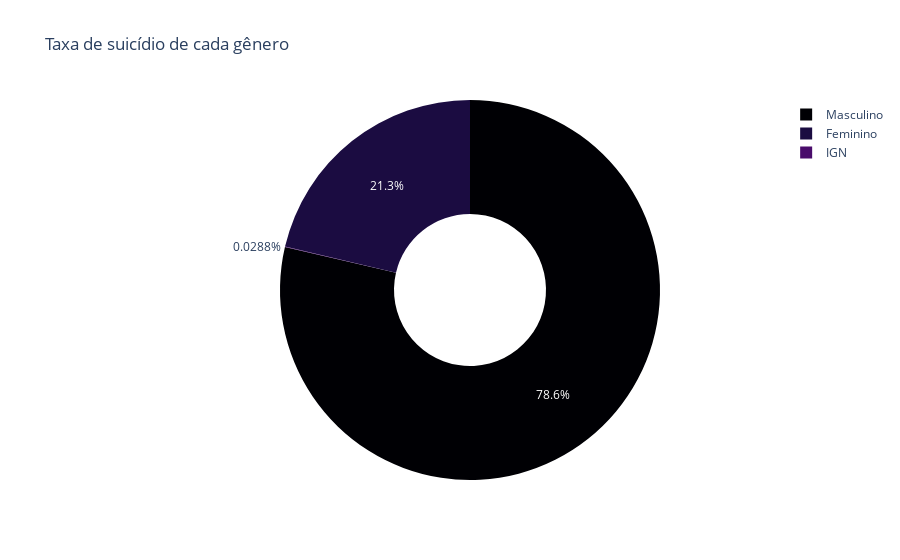

Here is the notebook cell this chart was saved with:
### Markdown cell above
Ideia (meio besta talvez?): Para evitar precisar ficar comentando e descomentando cada subcódigo, que tal um breve menu feito com match case (ou ifs) e input para selecionar, por exemplo, qual inserção quer realizar?

### Code cell
#Gráfico dos gêneros
dadosGeneros = BancoLocal.buscar_dados('gen_periodo')
dadosSuicidiosGeral = s_total.dataframe['valor'].sum() - dadosGeneros['quantidade'].sum()

soma_generos = dadosGeneros.groupby(['gen_cod','descricao','tipo'], as_index=False).sum()
novo_dado = pd.DataFrame({'gen_cod': [3], 'quantidade': [dadosSuicidiosGeral], 'descricao': ['IGN']})
dados_final = pd.concat([soma_generos, novo_dado], ignore_index=True)

px.pie(values=dados_final['quantidade'] , names=dados_final['descricao'], title="Taxa de suicídio de cada gênero", hole=.4, color_discrete_sequence=px.colors.sequential.Inferno)

### Figure 1 — Plotly figure (JSON) as saved in the notebook; plotly's stock layout.template omitted (floating-point values rounded to 4 significant figures)
{"data": [{"domain": {"x": [0, 1], "y": [0, 1]}, "hole": 0.4, "hovertemplate": "label=%{label}<br>value=%{value}<extra></extra>", "labels": ["Feminino", "Masculino", "IGN"], "legendgroup": "", "name": "", "showlegend": true, "type": "pie", "values": [65261, 240550, 88]}], "layout": {"legend": {"tracegroupgap": 0}, "piecolorway": ["#000004", "#1b0c41", "#4a0c6b", "#781c6d", "#a52c60", "#cf4446", "#ed6925", "#fb9b06", "#f7d13d", "#fcffa4"], "title": {"text": "Taxa de suicídio de cada gênero"}}}
